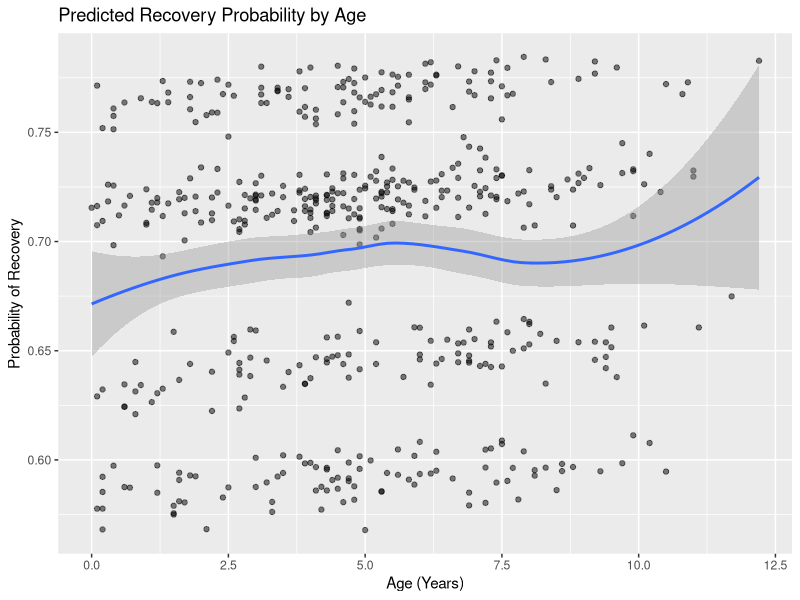
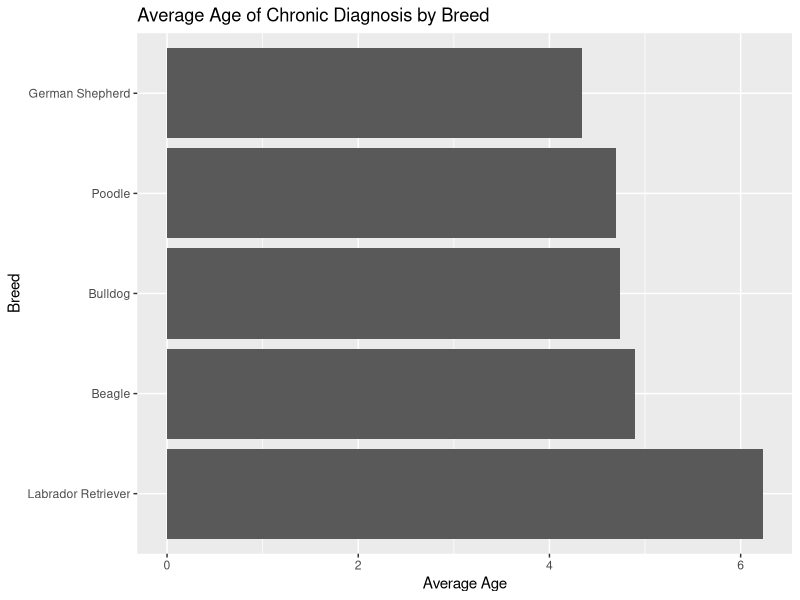

R code for these plots, in order:
# Load required packages
library(tidyverse)

# Load the dataset
vet_data <- read_csv("cleaned_canine_clinical_data.csv")

# Check structure
glimpse(vet_data)
summary(vet_data)

# Convert Visit_Outcome into binary recovery variable
vet_data <- vet_data %>%
  mutate(Recovered = if_else(Visit_Outcome == "Recovered", 1, 0),
         Mortality = if_else(Visit_Outcome == "Deceased", 1, 0))

# LOGISTIC REGRESSION: Predict Recovery
model1 <- glm(Recovered ~ Age_Years + Weight_KG + Neuter_Status + Dog_Breed,
              data = vet_data, family = "binomial")

summary(model1)

# PLOT: Predicted recovery probability by age
vet_data %>%
  mutate(prob_recover = predict(model1, type = "response")) %>%
  ggplot(aes(x = Age_Years, y = prob_recover)) +
  geom_point(alpha = 0.5) +
  geom_smooth(method = "loess") +
  labs(title = "Predicted Recovery Probability by Age",
       x = "Age (Years)",
       y = "Probability of Recovery")

# CHI-SQUARE TEST: Neuter Status vs Mortality
table(vet_data$Neuter_Status, vet_data$Mortality)
chisq.test(table(vet_data$Neuter_Status, vet_data$Mortality))

# DESCRIPTIVE ANALYSIS: Chronic Illness by Breed
vet_data %>%
  filter(Diagnosis_Type == "Chronic") %>%
  group_by(Dog_Breed) %>%
  summarise(Avg_Age = mean(Age_Years), Count = n()) %>%
  ggplot(aes(x = reorder(Dog_Breed, -Avg_Age), y = Avg_Age)) +
  geom_col() +
  coord_flip() +
  labs(title = "Average Age of Chronic Diagnosis by Breed",
       x = "Breed",
       y = "Average Age")
